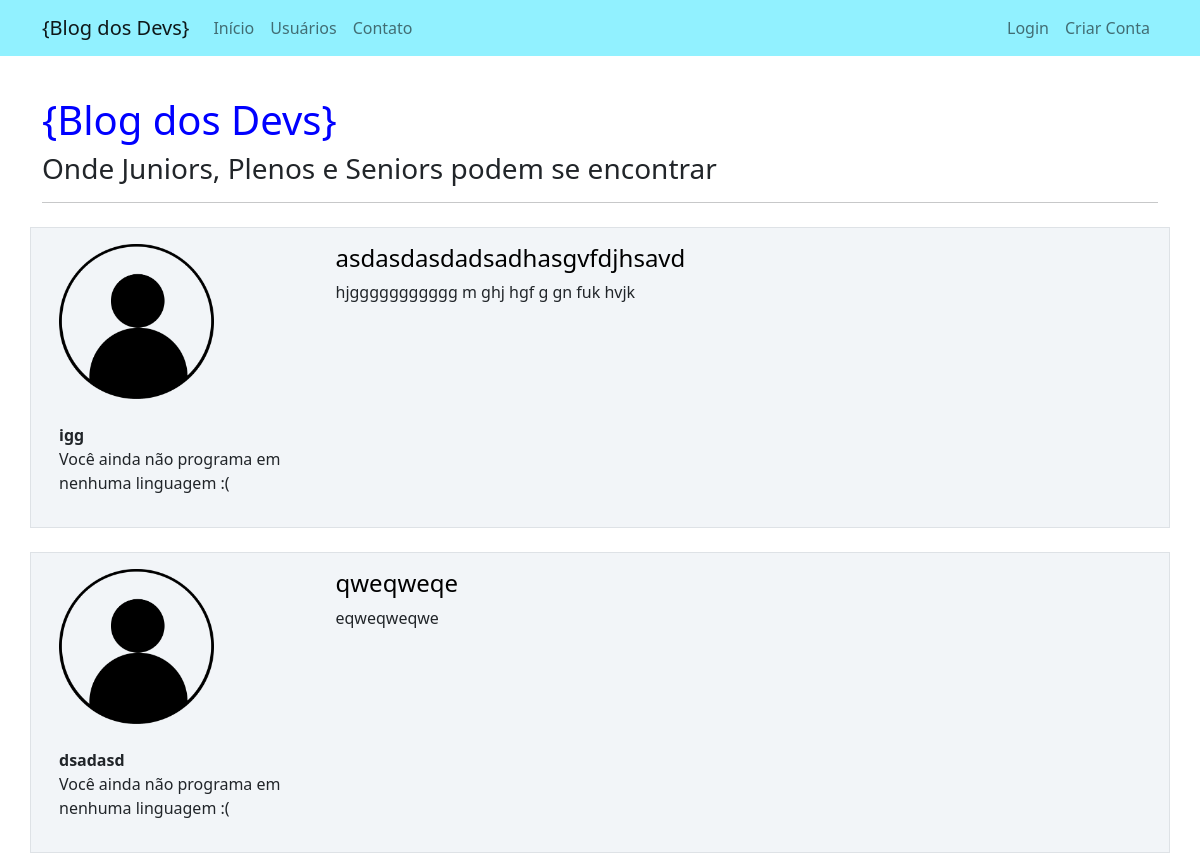
The page / on the database its author committed.
### blogdosdevs/models.py (models this page shows, shortened)
class Post(database.Model):
    id = database.Column(database.Integer, primary_key=True)
    titulo = database.Column(database.String, nullable=False)
    corpo = database.Column(database.Text, nullable=False)
    data_criacao = database.Column(database.DateTime, nullable=False, default=datetime.utcnow)
    id_usuario = database.Column(database.Integer, database.ForeignKey('usuario.id'), nullable=False)

class Usuario(database.Model, UserMixin):
    id = database.Column(database.Integer, primary_key=True)
    username = database.Column(database.String, nullable=False, unique=True)
    email = database.Column(database.String, nullable=False, unique=True)
    senha = database.Column(database.String, nullable=False)
    foto_perfil = database.Column(database.String, default='default.jpg', nullable=False)
    posts = database.relationship('Post', backref='autor', lazy=True)
    linguagens = database.Column(database.String, nullable=False, default='Não Informado')

### blogdosdevs/routes.py (the view)
@app.route('/')
def home():
    posts = Post.query.order_by(Post.id.desc())
    return render_template('home.html', posts=posts)

### blogdosdevs/templates/home.html
{% extends 'base.html' %}
{% block body %}
<div class="container mt-3">
        <h1 style="color: blue">{Blog dos Devs}</h1>
        <h3>Onde Juniors, Plenos e Seniors podem se encontrar</h3>
        <hr>
        {% for post in posts %}
        <div class="row border mt-4 p-3 meupost">
                <div class="col col-3">
                        <div class="image pe-3"> <img src="{{ url_for('static', filename='fotos_perfil/{}'.format(post.autor.foto_perfil)) }}" class="rounded" width="155"> </div>
                        <br><strong>{{ post.autor.username }}</strong>
                        <div class="row justify-content-center"><br>
                        <div class="col">
                            {% if current_user.linguagens %}
                                {% for linguagem in post.autor.linguagens.split(';') %}
                                    <button type="button" class="btn btn-info disabled mt-3">{{ linguagem }}</button>
                                {% endfor %}
                            {% else %}
                                <p>Você ainda não programa em nenhuma linguagem :( </p>
                            {% endif %}
                        </div>
                        </div>
                </div>
                <div class="col col-9">
                        <a style="text-decoration: none" href="{{ url_for('exibir_post', post_id=post.id) }}"><h4 style="color: black">{{ post.titulo }}</h4></a>
                        <p>{{ post.corpo }}</p>
                </div>
        </div>
        {% endfor %}
</div>
{% endblock %}

### blogdosdevs/static/main.css (style rules this page uses)
.meupost { background: #f2f5f8 !important; }

### rows shown on the page
Post: foto_perfil (placeholder picture), autor.username "igg", titulo "asdasdasdadsadhasgvfdjhsavd", corpo "hjggggggggggg m ghj hgf g gn fuk hvjk"
Post: foto_perfil (placeholder picture), autor.username "dsadasd", titulo "qweqweqe", corpo "eqweqweqwe"
